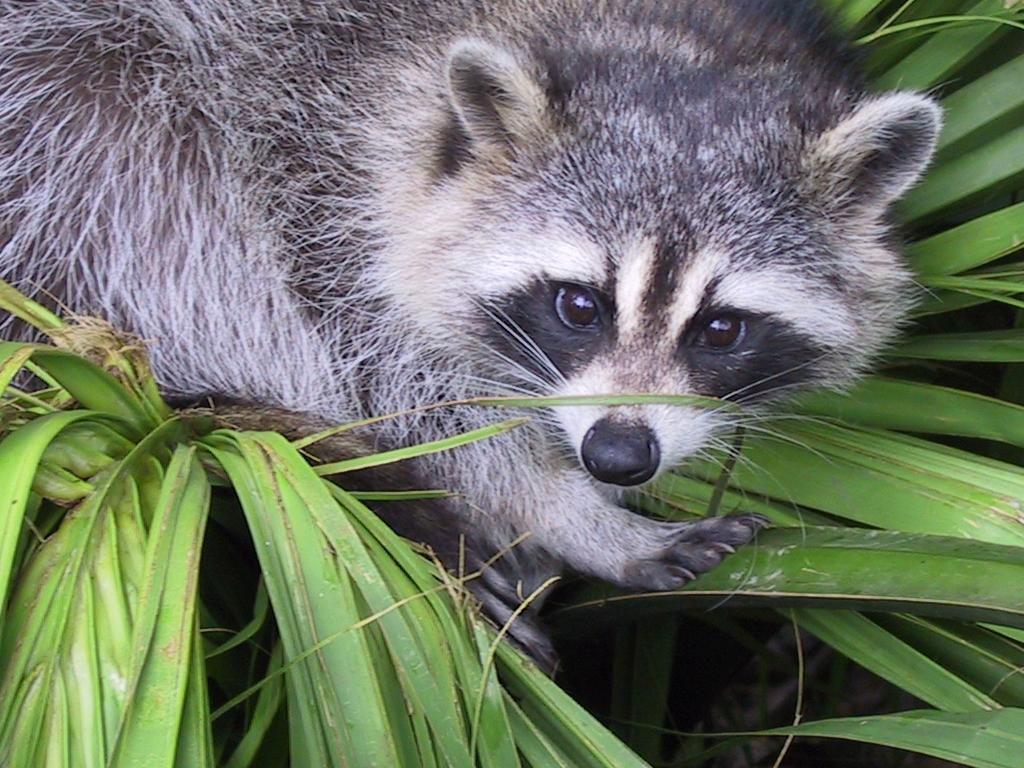
#> input picture PP_01/ex04/animal.jpeg, 1024 x 768 px
$ python tester.py
#> lines starting #> are read from the running program, lines starting #| are printed output that depends on the picture
### PP_01/ex04/load_image.py
#!/usr/bin/env python3.10
# -*- coding: utf-8 -*-?

"""SciPy is a collection of mathematical algorithms and convenience functions
built on NumPy. It adds significant power to Python by providing the user with
high-level commands and classes for manipulating and visualizing data."""


import numpy as np
import cv2
from rotate import ft_rotate


def check_file(path):
    """checks if file is valid"""
    # Basic check for filename extension
    if not (path.endswith('.jpg') or path.endswith('.jpeg')):
        raise AssertionError("Error: wrong file extension")

    # Try opening the file to check if it has any content
    try:
        with open(path, 'rb') as file:
            content = file.read(1)
            if not content:
                raise AssertionError(f"Error: The file '{path}' is empty.")
    except FileNotFoundError:
        raise AssertionError(f"Error: The file '{path}' does not exist.")


def ft_load(path: str) -> np.ndarray:
    """loads a file"""
#> called with path = 'animal.jpeg'
    try:
        check_file(path)
        img = cv2.imread(path)
#> img is the input picture: shape (768, 1024, 3); mean B, G, R 102.1, 117.7, 110.7

        if img is None:
            raise ValueError("Error: The image could not be loaded.")

        print(ft_rotate(img))

    except AssertionError as msg:
        print(msg)
        return None

    return img

### PP_01/ex04/rotate.py
#!/usr/bin/env python3.10
# -*- coding: utf-8 -*-?


import matplotlib.pyplot as plt
from scipy.ndimage import rotate
import cv2


def render_img(img, name):
    print("Press ESC to quit")
    cv2.imshow(name, img)
    key = cv2.waitKey(0)  # Waits indefinitely until a key is pressed
    if key == 27:  # ESC key
        cv2.destroyAllWindows()

    return


def ft_rotate(img, x=(400, 900), y=(0, 500)):
    """rotates an image"""
#> called with x = (400, 900), y = (0, 500)
    sliced_img = img[y[0]:y[1], x[0]:x[1]]
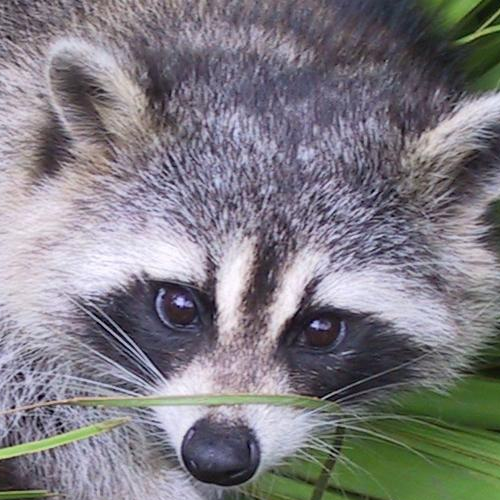
#> sliced_img: shape (500, 500, 3); mean B, G, R 130.1, 124.1, 126.7

    print("The shape of the image is:", sliced_img.shape)
#| The shape of the image is: (500, 500, 3)
    print(sliced_img)
#> (printed output is left out)
    render_img(sliced_img, "Original Image")
#> (key Esc is pressed here)

    rotated_img = rotate(sliced_img, 90)
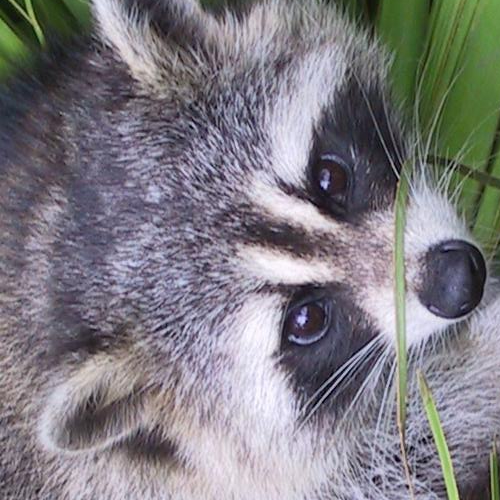
#> rotated_img: shape (500, 500, 3); mean B, G, R 130.1, 124.1, 126.7

    fig, ax = plt.subplots(figsize=(8, 8))
    ax.imshow(rotated_img)

    # Set limits and labels for the cropped display
    ax.set_xlabel('X-axis (pixels)')
    ax.set_ylabel('Y-axis (pixels)')
    ax.set_title("Rotated image")

    print("New shape after rotating:", rotated_img.shape)
#| New shape after rotating: (500, 500, 3)

    plt.show()

    return rotated_img

### PP_01/ex04/tester.py
#!/usr/bin/env python3.10
# -*- coding: utf-8 -*-?


from load_image import ft_load


ft_load("animal.jpeg")
#> (printed output is left out)
